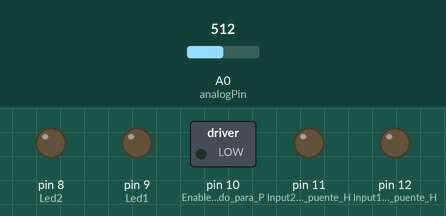
Recording of a sketch running on a simulated Arduino Uno, built with avr-gcc and run on an emulated ATmega328P. On the bench: switched loads named in the sketch (green lamp = pin HIGH), output pins drawn as LEDs (lit = HIGH). The test bench sets the inputs (shaded band); at power-on: A0 (analogPin) = 512.

Above: at 1.2 s.
1.3 s: A0 (analogPin) set to 716
At 2.3 s:
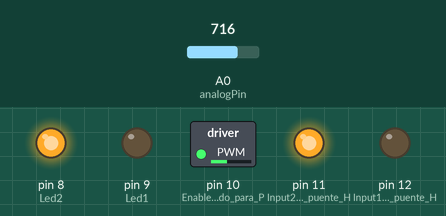
2.8 s: A0 (analogPin) set to 900
At 3.5 s:
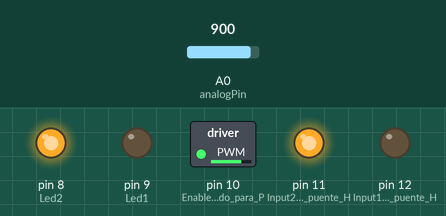
4.3 s: A0 (analogPin) set to 511
At 4.6 s:
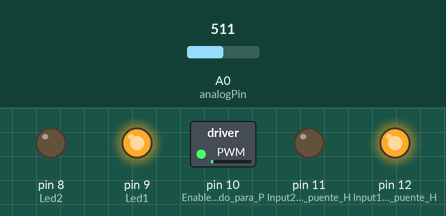
5.8 s: A0 (analogPin) set to 306
At 7.0 s:
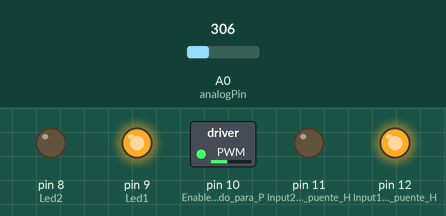
7.3 s: A0 (analogPin) set to 122
At 8.1 s:
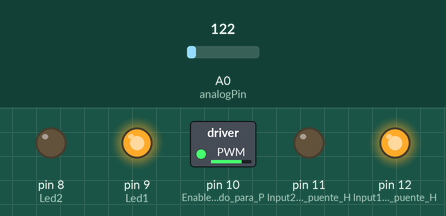
Timing chart, 0 to 9.8 s (numbered marks = the images above; inputs shaded):
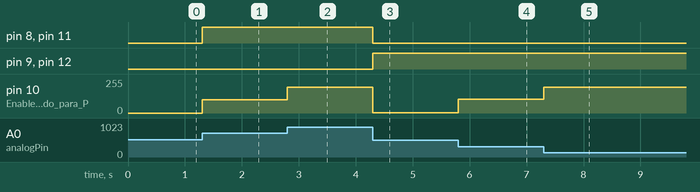

The sketch:

controlVelocidad.ino
```cpp
//Este programa lee la señal analógica de un potenciómetro, determina si gira hacia la derecha o hacia la izquierda.
//También, con el potenciómetro podemos variar la velocidad de 0 rev/m hasta las máximas revoluciones por minuto.
int analogPin= A0;//Pin A0 configurada como entrada para leer el potenciómetro
float aux1=0, aux2=0;//Variables auxiliares para procesar las señales

void setup() {
  pinMode(12, OUTPUT);//Input1 del puente H
  pinMode(11, OUTPUT);//Input2 del puente H
  pinMode(10, OUTPUT);//Enable configurado para PWM
  pinMode(9, OUTPUT);//Led1
  pinMode(8, OUTPUT);//Led2

}

void loop() {
  aux1= analogRead(analogPin); //Lectura digital de la señal del potenciómetro
  aux2= map(aux1, 0, 1023, -255, 255); //Se mapea la señal del potenciómetro para determinar sentido de giro y la velocidad.
  aux2= abs(aux2);//Se manda señal positivas ya que el puente H no interpreta negativos
  analogWrite(10, aux2 ); //Se manda la señal PWM al Enable del puente H

  if ( aux1 < 512 ){ // Sentido de giro hacia la derecha
      digitalWrite(12, HIGH);//Con este encendido el puente H marca la salida 1.1 como positiva
      digitalWrite(11, LOW);//Con este pin apagado, la salida 1.2 es la parte negativa del motor
      digitalWrite(9, HIGH);//El led 1 enciende indicando el sentido de giro
      digitalWrite(8, LOW);
    }
  if (aux1 > 512){// Sentido de giro hacia la izquierda
    digitalWrite(12, LOW);//Con este pin apagado, la salida 1.1 es la parte negativa del motor
    digitalWrite(11, HIGH);//Con este encendido el puente H marca la salida 1.2 como positiva
    digitalWrite(9, LOW);
    digitalWrite(8, HIGH);//El led 2 enciende indicando el sentido de giro
  }


}
```

Measured:
- after the input at 1.3 s, pin 8 (Led2), pin 11 (Input2_del_puente_H): LOW → HIGH at once; pin 10 (Enable_configurado_para_P): 0/255 → 101/255 at once
- after the input at 2.8 s, pin 10 (Enable_configurado_para_P): 101/255 → 193/255 at once
- after the input at 4.3 s, pin 8 (Led2), pin 11 (Input2_del_puente_H): HIGH → LOW at once; pin 9 (Led1), pin 12 (Input1_del_puente_H): LOW → HIGH at once; pin 10 (Enable_configurado_para_P): 193/255 → 1/255 at once
- after the input at 5.8 s, pin 10 (Enable_configurado_para_P): 1/255 → 103/255 at once
- after the input at 7.3 s, pin 10 (Enable_configurado_para_P): 103/255 → 195/255 at once
